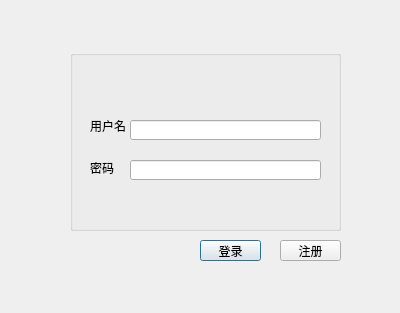
<?xml version="1.0" encoding="UTF-8"?>
<ui version="4.0">
 <class>Dialoglogin</class>
 <widget class="QDialog" name="Dialoglogin">
  <property name="geometry">
   <rect>
    <x>0</x>
    <y>0</y>
    <width>400</width>
    <height>313</height>
   </rect>
  </property>
  <property name="windowTitle">
   <string>Dialog</string>
  </property>
  <widget class="QPushButton" name="btn_login">
   <property name="geometry">
    <rect>
     <x>200</x>
     <y>240</y>
     <width>61</width>
     <height>21</height>
    </rect>
   </property>
   <property name="text">
    <string>登录</string>
   </property>
  </widget>
  <widget class="QGroupBox" name="groupBox">
   <property name="geometry">
    <rect>
     <x>70</x>
     <y>50</y>
     <width>271</width>
     <height>181</height>
    </rect>
   </property>
   <property name="title">
    <string/>
   </property>
   <widget class="QLabel" name="label">
    <property name="geometry">
     <rect>
      <x>20</x>
      <y>70</y>
      <width>40</width>
      <height>12</height>
     </rect>
    </property>
    <property name="text">
     <string>用户名</string>
    </property>
   </widget>
   <widget class="QLabel" name="label_2">
    <property name="geometry">
     <rect>
      <x>20</x>
      <y>110</y>
      <width>31</width>
      <height>16</height>
     </rect>
    </property>
    <property name="text">
     <string>密码</string>
    </property>
   </widget>
   <widget class="QLineEdit" name="edit_user">
    <property name="geometry">
     <rect>
      <x>60</x>
      <y>70</y>
      <width>191</width>
      <height>20</height>
     </rect>
    </property>
   </widget>
   <widget class="QLineEdit" name="edit_pwd">
    <property name="geometry">
     <rect>
      <x>60</x>
      <y>110</y>
      <width>191</width>
      <height>20</height>
     </rect>
    </property>
    <property name="echoMode">
     <enum>QLineEdit::Password</enum>
    </property>
   </widget>
  </widget>
  <widget class="QPushButton" name="btn_register">
   <property name="geometry">
    <rect>
     <x>280</x>
     <y>240</y>
     <width>61</width>
     <height>21</height>
    </rect>
   </property>
   <property name="text">
    <string>注册</string>
   </property>
  </widget>
 </widget>
 <resources/>
 <connections/>
</ui>
